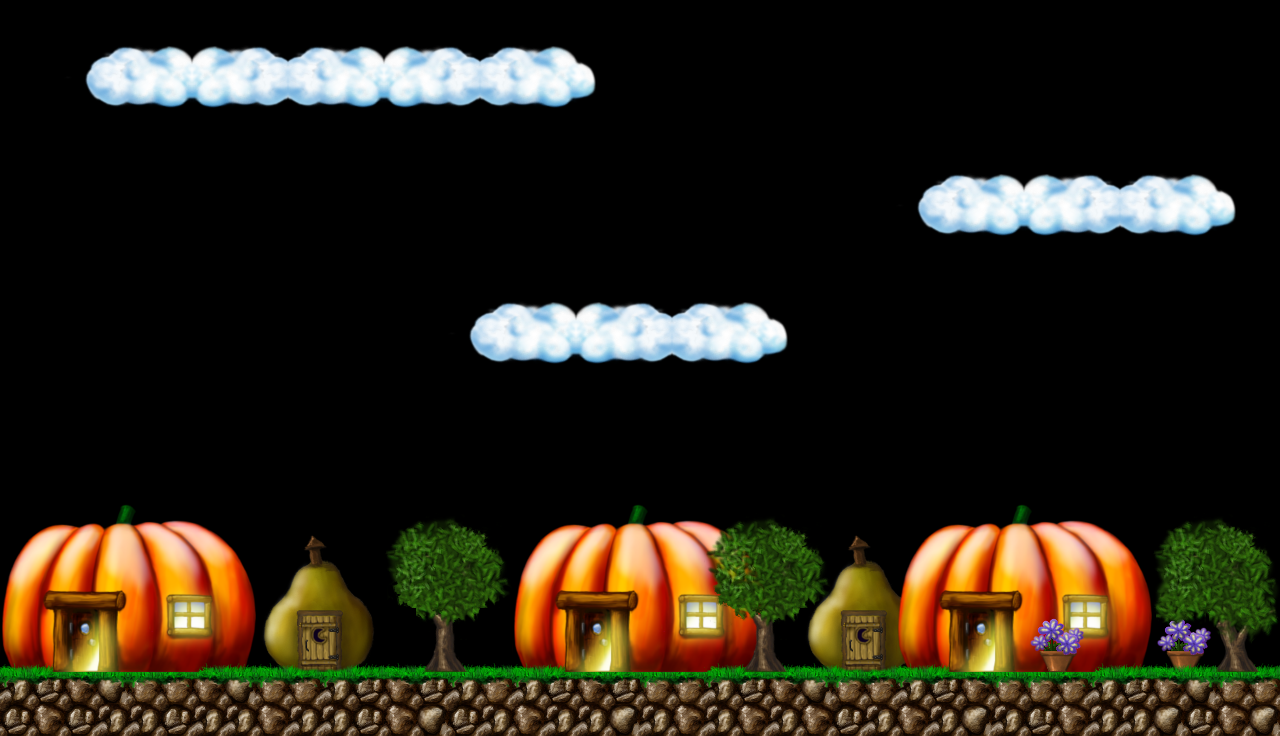

This is a level from a 2D game, rendered from its Tiled map with the project's own tilesets. A one-line summary and the complete map file follow:
An orthogonal 40x23 tile map with 32x32 px tiles, 1 tile layer (Tile Layer 1).

<map version="1.0.0" orientation="orthogonal" renderorder="right-down" width="40" height="23" tilewidth="32" tileheight="32" nextobjectid="1">
 <tileset firstgid="1" source="tilemap.tsx" />
 <layer name="Tile Layer 1" width="40" height="23">
  <data encoding="csv">
0,0,0,0,0,0,0,0,0,0,0,0,0,0,0,0,0,0,0,0,0,0,0,0,0,0,0,0,0,0,0,0,0,0,0,0,0,0,0,0,
0,0,1900,1901,1902,1903,1270,1271,1272,1901,1902,1903,1270,1271,1272,1901,1902,1903,1904,0,0,0,0,0,0,0,0,0,0,0,0,0,0,0,0,0,0,0,0,0,
0,0,1964,3345,3346,3347,3342,3343,3344,3345,3346,3347,3342,3343,3344,3345,3346,3347,1968,0,0,0,0,0,0,0,0,0,0,0,0,0,0,0,0,0,0,0,0,0,
0,0,2028,2029,2030,2031,1398,1399,1400,2029,2030,2031,1398,1399,1400,2029,2030,2031,2032,0,0,0,0,0,0,0,0,0,0,0,0,0,0,0,0,0,0,0,0,0,
0,0,0,0,0,0,0,0,0,0,0,0,0,0,0,0,0,0,0,0,0,0,0,0,0,0,0,0,0,0,0,0,0,0,0,0,0,0,0,0,
0,0,0,0,0,0,0,0,0,0,0,0,0,0,0,0,0,0,0,0,0,0,0,0,0,0,0,0,1900,1901,1902,1903,1270,1271,1272,1901,1902,1903,1904,0,
0,0,0,0,0,0,0,0,0,0,0,0,0,0,0,0,0,0,0,0,0,0,0,0,0,0,0,0,1964,3345,3346,3347,3342,3343,3344,3345,3346,3347,1968,0,
0,0,0,0,0,0,0,0,0,0,0,0,0,0,0,0,0,0,0,0,0,0,0,0,0,0,0,0,2028,2029,2030,2031,1398,1399,1400,2029,2030,2031,2032,0,
0,0,0,0,0,0,0,0,0,0,0,0,0,0,0,0,0,0,0,0,0,0,0,0,0,0,0,0,0,0,0,0,0,0,0,0,0,0,0,0,
0,0,0,0,0,0,0,0,0,0,0,0,0,0,1900,1901,1902,1903,1270,1271,1272,1901,1902,1903,1904,0,0,0,0,0,0,0,0,0,0,0,0,0,0,0,
0,0,0,0,0,0,0,0,0,0,0,0,0,0,1964,3345,3346,3347,3342,3343,3344,3345,3346,3347,1968,0,0,0,0,0,0,0,0,0,0,0,0,0,0,0,
0,0,0,0,0,0,0,0,0,0,0,0,0,0,2028,2029,2030,2031,1398,1399,1400,2029,2030,2031,2032,0,0,0,0,0,0,0,0,0,0,0,0,0,0,0,
0,0,0,0,0,0,0,0,0,0,0,0,0,0,0,0,0,0,0,0,0,0,0,0,0,0,0,0,0,0,0,0,0,0,0,0,0,0,0,0,
0,0,0,0,0,0,0,0,0,0,0,0,0,0,0,0,0,0,0,0,0,0,0,0,0,0,0,0,0,0,0,0,0,0,0,0,0,0,0,0,
0,0,0,0,0,0,0,0,0,0,0,0,0,0,0,0,0,0,0,0,0,0,0,0,0,0,0,0,0,0,0,0,0,0,0,0,0,0,0,0,
0,0,0,888,889,0,0,0,0,0,0,0,0,0,0,0,0,0,0,888,889,0,0,0,0,0,0,0,0,0,0,888,889,0,0,0,0,0,0,0,
949,950,951,952,953,954,955,956,0,912,913,0,994,995,996,997,949,950,951,952,953,954,959,960,996,997,912,913,949,950,951,952,953,954,955,956,994,995,996,997,
1013,1014,1015,1016,1017,1018,1019,1020,0,976,977,0,1058,1059,1060,1061,1013,1014,1015,1016,1017,1018,1023,1024,1060,1061,976,977,1013,1014,1015,1016,1017,1018,1019,1020,1058,1059,1060,1061,
1077,1078,1079,1080,1081,1082,1083,1084,1039,1040,1041,1042,1388,1123,1124,1261,1077,1078,1079,1080,1081,1082,1087,1088,1124,1260,1040,1041,762,1078,1079,1080,1081,1082,1083,1084,1122,1123,1124,1125,
1141,1142,1143,1144,1145,1146,1147,1148,1103,1104,1105,1106,0,1453,1324,0,1141,1142,1143,1144,1145,1146,1151,1152,1324,1103,1104,1105,826,1142,1143,1144,1021,1022,1147,1148,824,825,1188,1189,
1149,1150,1207,1208,1209,1210,1213,1214,1167,1168,1169,1170,1559,1449,1450,1559,1149,1150,1207,1208,1209,1210,1215,1216,1450,1167,1168,1169,890,1150,1207,1208,1085,1086,1213,1214,884,885,1252,1253,
3423,3424,3425,3426,3427,3428,3425,3426,3427,3428,3423,3424,3425,3424,3423,3428,3423,3424,3425,3424,3427,3428,3423,3424,3425,3426,3427,3428,3423,3424,3425,3427,3427,3428,3423,3424,3425,3426,3427,3428,
3556,3491,3556,3555,3555,3556,3555,3555,3491,3555,3555,3556,3491,3492,3556,3555,3491,3555,3555,3492,3555,3491,3555,3491,3555,3491,3556,3555,3491,3555,3492,3555,3556,3491,3555,3555,3492,3556,3491,3492
</data>
 </layer>
</map>
